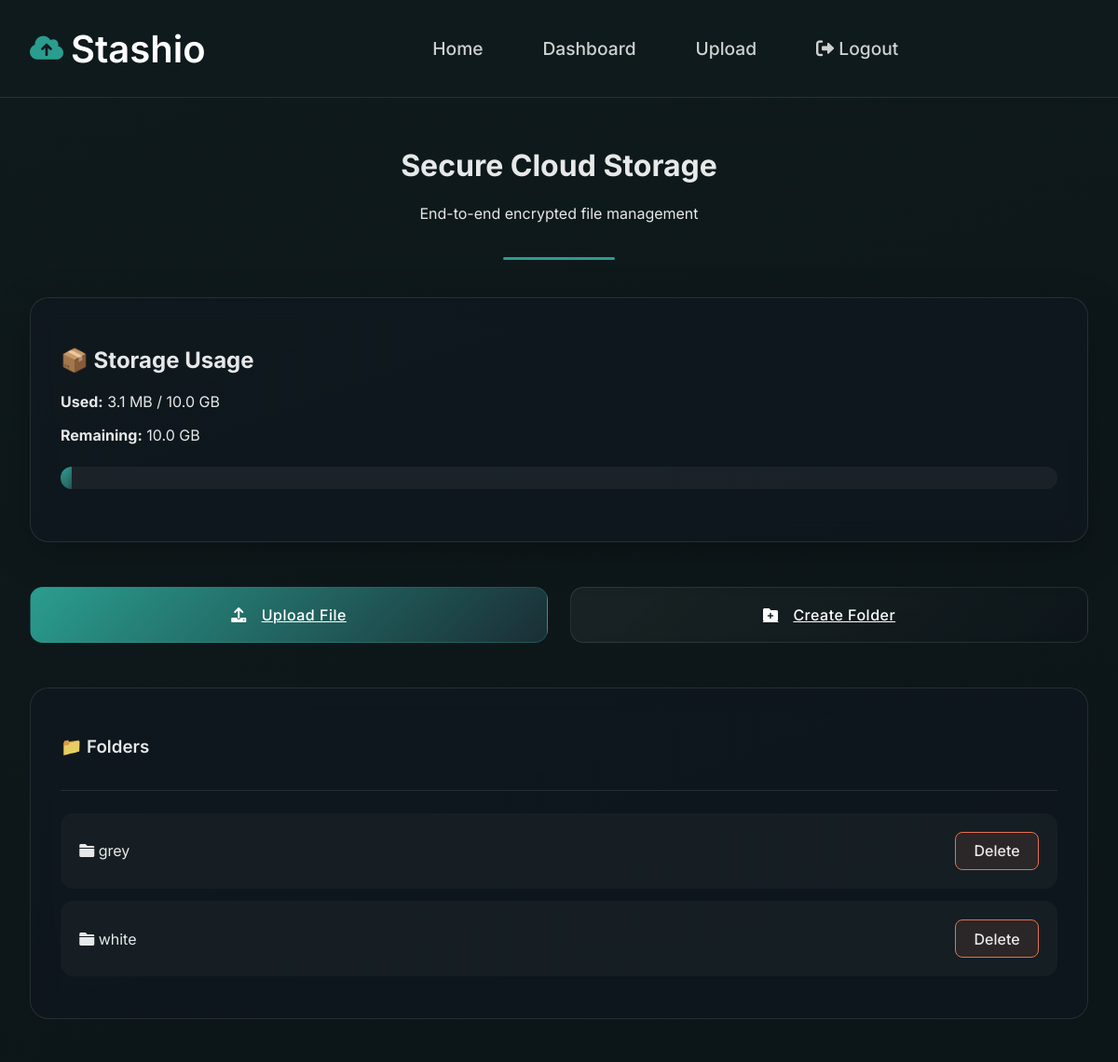
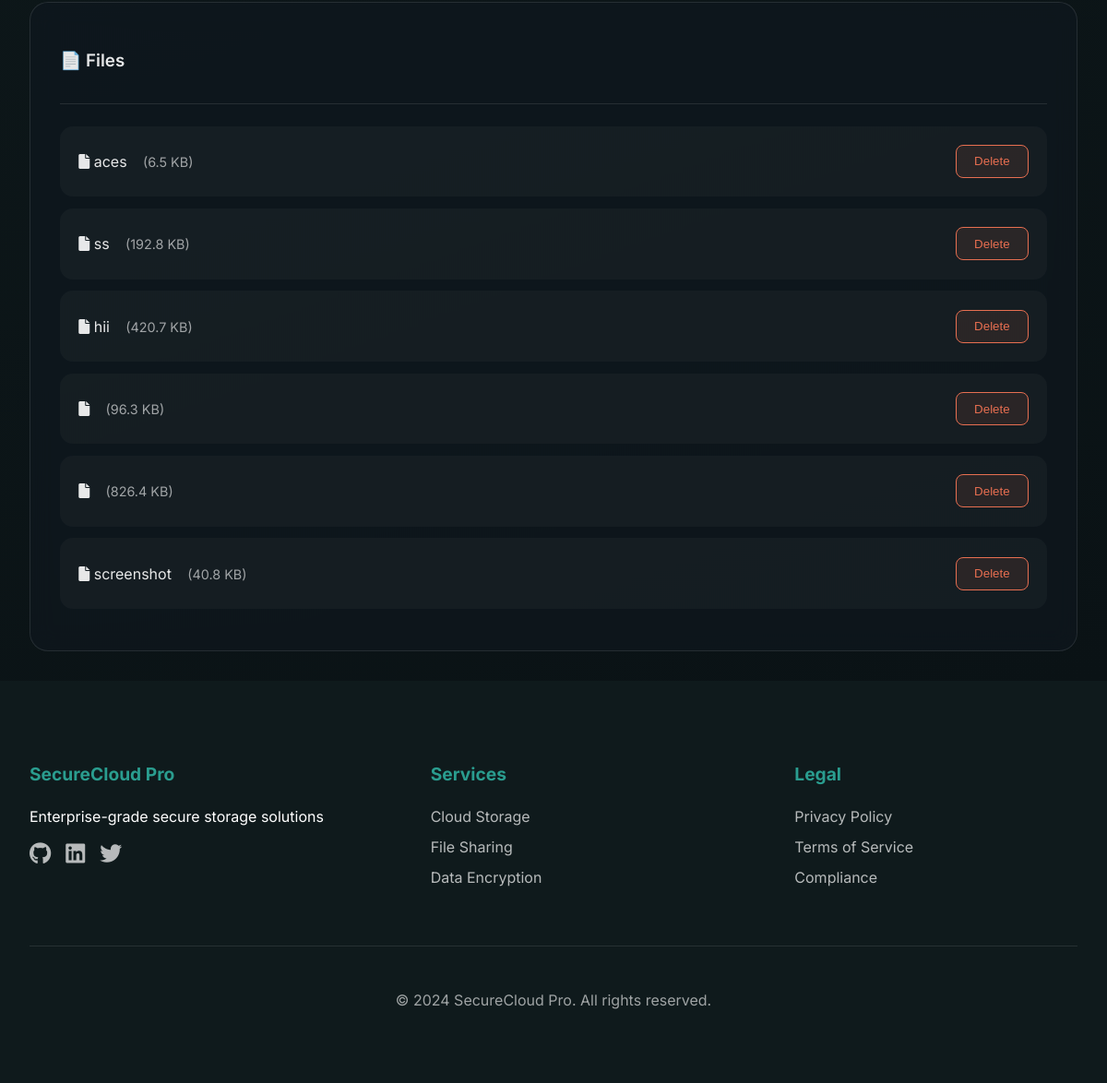
Screenshot of /files/ (signed in) with the database file from the repository (2 pictures, top to bottom).
### storage/models.py (models this page shows, shortened)
class Folder(models.Model):
    name = models.CharField(max_length=255)
    parent = models.ForeignKey('self', null=True, blank=True, on_delete=models.CASCADE)
    user = models.ForeignKey(User, on_delete=models.CASCADE)

class File(models.Model):
    name = models.CharField(max_length=255, blank=True)
    file = models.FileField(upload_to='files/')
    size = models.BigIntegerField(null=False)
    uploaded_at = models.DateTimeField(auto_now_add=True)
    folder = models.ForeignKey('Folder', null=True, blank=True, on_delete=models.SET_NULL)
    user = models.ForeignKey(User, on_delete=models.CASCADE)

### storage/views.py (the view)
# urls.py: path('files/', views.file_list, name='file_list'),
@login_required
def file_list(request):
    files = File.objects.filter(user=request.user, folder__isnull=True)
    folders = Folder.objects.filter(user=request.user, parent__isnull=True)
    storage = get_user_storage_info(request.user)
    context = {
        'files': files,
        'folders': folders,
        'storage': storage,
        'MAX_STORAGE': MAX_STORAGE_LIMIT,
    }
    return render(request, 'file_list.html', context)

### storage/models.py (called while the page is built)
def get_user_storage_info(user):
    total_used = File.objects.filter(user=user).aggregate(Sum('size'))['size__sum'] or 0
    max_limit = 10 * 1024 * 1024 * 1024  # 10 GB
    remaining = max_limit - total_used
    percent_used = round((total_used / max_limit) * 100, 2) if max_limit else 0
    return {
        'used': total_used,
        'remaining': max(0, remaining),
        'percent': min(100, percent_used),
        'max': max_limit
    }

### storage/templates/file_list.html (shortened to what this page needs)
{% extends "base.html" %}
{% load static %}
{% block extra_css %}
  <link rel="stylesheet" href="{% static 'css/file_list.css' %}">
{% endblock %}
{% block content %}
<div class="storage-container">
  <div class="dashboard-header">
    <h1>Secure Cloud Storage</h1>
    <p>End-to-end encrypted file management</p>
  </div>
  <div class="storage-card">
    <h2>📦 Storage Usage</h2>
    <p><strong>Used:</strong> {{ storage.used|filesizeformat }} / {{ storage.max|filesizeformat }}</p>
    <p><strong>Remaining:</strong> {{ storage.remaining|filesizeformat }}</p>
    <div class="progress-bar">
      <div class="progress-fill" style="width: {{ storage.percent }}%;">
      </div>
    </div>
  </div>
  <div class="action-buttons">
    {% if storage.used >= storage.max %}
      <div class="empty-state">Storage limit reached</div>
    {% else %}
      <a href="{% url 'storage:upload_file' %}" class="btn btn-primary">
        <i class="fas fa-upload"></i>
        Upload File
      </a>
    {% endif %}
    <a href="{% url 'storage:create_folder' %}" class="btn btn-secondary">
      <i class="fas fa-folder-plus"></i>
      Create Folder
    </a>
  </div>
  <div class="file-list">
    <div class="list-header">
      <h3>📁 Folders</h3>
    </div>
    {% for folder in folders %}
      <div class="file-item">
        <div>
          <i class="fas fa-folder"></i>
          <a href="{% url 'storage:folder_view' folder.id %}">{{ folder.name }}</a>
        </div>
        <div class="file-actions">
          <a href="{% url 'storage:delete_folder' folder.id %}" class="delete-btn">
            Delete
          </a>
        </div>
      </div>
    {% empty %}
      <div class="empty-state">No folders found</div>
    {% endfor %}
  </div>
  <div class="file-list">
    <div class="list-header">
      <h3>📄 Files</h3>
    </div>
    {% for file in files %}
      <div class="file-item">
        <div>
          <i class="fas fa-file"></i>
          <a href="{% url 'storage:file_download' file.id %}">{{ file.name }}</a>
          <span class="file-size">({{ file.size|filesizeformat }})</span>
        </div>
        <div class="file-actions">
          <form action="{% url 'storage:delete_file' file.id %}" method="post">
            <button type="submit" class="delete-btn" onclick="return confirm('Are you sure?')">
              Delete
            </button>
          </form>
        </div>
      </div>
    {% empty %}
      <div class="empty-state">No files found</div>
    {% endfor %}
  </div>
</div>
{% endblock %}

### storage/static/css/file_list.css (style rules this page uses)
:root { --primary: #2A9D8F; --secondary: #1A2E35; --accent: #E76F51; --dark: #0F1A1C; --text-light: rgba(255,255,255,0.9); --glass-bg: rgba(16, 24, 32, 0.6); }
.storage-container { padding: 2rem; background: linear-gradient(160deg, var(--dark) 0%, #0a1215 100%); min-height: 100vh; color: var(--text-light); font-family: 'Inter', system-ui, sans-serif; }
.dashboard-header { margin-bottom: 2.5rem; text-align: center; position: relative; padding-bottom: 1.5rem; }
.dashboard-header::after { content: ''; position: absolute; bottom: 0; left: 50%; transform: translateX(-50%); width: 120px; height: 3px; background: var(--primary); border-radius: 2px; }
.storage-card { background: var(--glass-bg); border: 1px solid rgba(255,255,255,0.1); border-radius: 20px; padding: 2rem; margin-bottom: 2rem; backdrop-filter: blur(12px); box-shadow: 0 12px 40px rgba(0,0,0,0.25); transition: transform 0.3s ease; }
.progress-bar { background: rgba(255,255,255,0.05); border-radius: 12px; height: 24px; overflow: hidden; margin: 1.5rem 0; position: relative; }
.progress-fill { background: linear-gradient(135deg, var(--primary) 0%, #1A2E35 150%); height: 100%; transition: width 0.8s cubic-bezier(0.4, 0, 0.2, 1); display: flex; align-items: center; justify-content: flex-end; padding-right: 12px; font-size: 0.9rem; font-weight: 500; position: relative; }
.progress-fill::after { content: ''; position: absolute; top: 0; left: 0; right: 0; bottom: 0; background: linear-gradient(90deg, transparent, rgba(255,255,255,0.1), transparent); opacity: 0.4; animation: shimmer 2.5s infinite; }
.action-buttons { display: grid; grid-template-columns: repeat(auto-fit, minmax(220px, 1fr)); gap: 1.5rem; margin: 3rem 0; }
.btn { padding: 1.2rem 2rem; border-radius: 14px; border: none; cursor: pointer; transition: all 0.3s cubic-bezier(0.4, 0, 0.2, 1); display: flex; align-items: center; gap: 1rem; justify-content: center; font-weight: 500; letter-spacing: 0.5px; backdrop-filter: blur(4px); }
.btn-primary { background: linear-gradient(135deg, var(--primary) 0%, #1A2E35 100%); color: white; border: 1px solid rgba(42, 157, 143, 0.3); }
.btn-secondary { background: linear-gradient(135deg, rgba(255,255,255,0.05) 0%, rgba(16, 24, 32, 0.2) 100%); border: 1px solid rgba(255,255,255,0.1); color: white; }
.file-list { margin-top: 3rem; background: var(--glass-bg); border-radius: 20px; padding: 2rem; backdrop-filter: blur(12px); border: 1px solid rgba(255,255,255,0.1); }
.list-header { padding-bottom: 1rem; margin-bottom: 1.5rem; display: flex; justify-content: space-between; align-items: center; border-bottom: 1px solid rgba(255,255,255,0.1); }
.list-header h3 { font-weight: 600; display: flex; align-items: center; gap: 0.8rem; }
.file-item { display: flex; justify-content: space-between; align-items: center; padding: 1.2rem; background: rgba(255,255,255,0.03); border-radius: 14px; margin-bottom: 0.8rem; transition: all 0.3s ease; border: 1px solid transparent; }
.file-item a { color: var(--text-light); text-decoration: none; transition: color 0.3s ease; }
.file-actions { display: flex; gap: 1.2rem; align-items: center; }
.delete-btn { background: rgba(231, 111, 81, 0.1); color: var(--accent); border: 1px solid var(--accent); padding: 0.6rem 1.2rem; border-radius: 8px; cursor: pointer; transition: all 0.3s ease; font-weight: 500; }
.file-size { color: rgba(255,255,255,0.6); font-size: 0.9em; margin-left: 0.8rem; }

### rows the page displays
Folder: name "grey"
Folder: name "white"
File: name "aces", size|filesizeformat "6.5 KB"
File: name "ss", size|filesizeformat "192.8 KB"
File: name "hii", size|filesizeformat "420.7 KB"
File: size|filesizeformat "96.3 KB"
File: size|filesizeformat "826.4 KB"
File: name "screenshot", size|filesizeformat "40.8 KB"

### other values shown
{{ storage.used|filesizeformat }} "3.1 MB"
{{ storage.max|filesizeformat }} "10.0 GB"
{{ storage.remaining|filesizeformat }} "10.0 GB"
